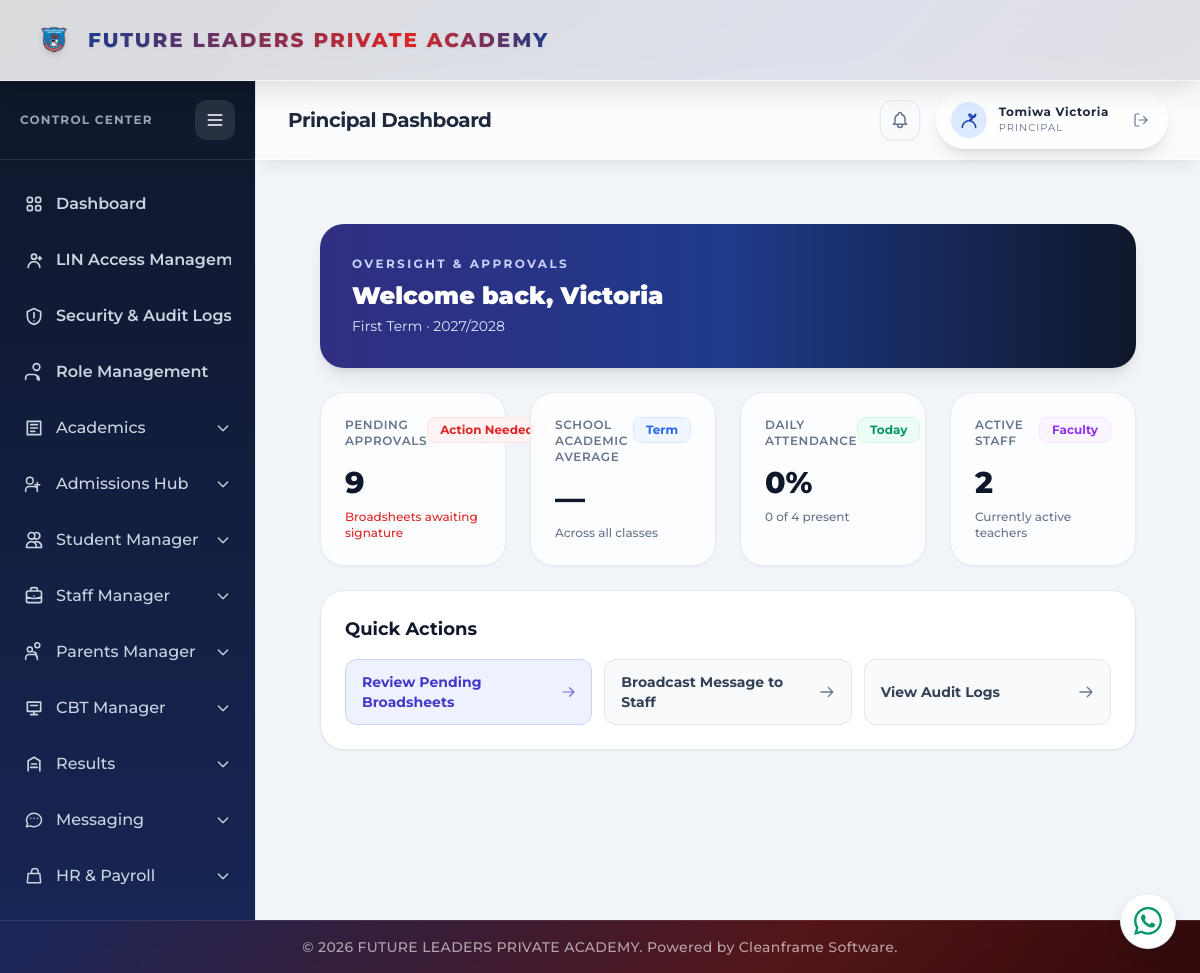
Page /principal-dashboard/ (signed in) on the committed database.
### portal/models.py (models this page shows, shortened)
class Teacher(models.Model):
    staff_id = models.CharField(max_length=100, unique=True, blank=True)
    first_name = models.CharField(max_length=50)
    last_name = models.CharField(max_length=50, verbose_name='Surname')
    other_name = models.CharField(max_length=50, blank=True)
    other_name = models.CharField(max_length=50, blank=True, null=True)
    staff_type = models.CharField(max_length=50, blank=True, null=True)
    birth_month = models.CharField(max_length=100, blank=True, null=True)
    birth_day = models.CharField(max_length=100, blank=True, null=True)
    state_of_origin = models.CharField(max_length=50, blank=True, null=True)
    lga_of_origin = models.CharField(max_length=50, blank=True, null=True)
    status = models.CharField(max_length=100, default='Active') # Active or Inactive
    phone_number = models.CharField(max_length=100, unique=True)
    email = models.EmailField(unique=True)
    passport = models.ImageField(upload_to='teacher_passports/', max_length=255, blank=True, null=True)
    date_joined = models.DateField(auto_now_add=True)
    user = models.OneToOneField(settings.AUTH_USER_MODEL, on_delete=models.SET_NULL, null=True, blank=True, related_name='teacher_record')

class AcademicTerm(models.Model):
    TERM_CHOICES = [('First Term', 'First Term'), ('Second Term', 'Second Term'), ('Third Term', 'Third Term')]
    session = models.ForeignKey(AcademicSession, on_delete=models.CASCADE, related_name='terms')
    term_name = models.CharField(max_length=100, choices=TERM_CHOICES)
    start_date = models.DateField(null=True, blank=True)
    end_date = models.DateField(null=True, blank=True)
    next_term_begins = models.DateField(null=True, blank=True)
    is_active = models.BooleanField(default=False)
    broadsheet_approved = models.BooleanField(default=False)
    reports_published = models.BooleanField(default=False)
    class Meta:
        constraints = [models.UniqueConstraint(fields=['session', 'term_name'], name='unique_session_term')]
        ordering = ['start_date']

class AcademicSession(models.Model):
    name = models.CharField(max_length=100, unique=True)
    is_active = models.BooleanField(default=False)
    rollover_completed = models.BooleanField(default=False)
    class Meta:
        ordering = ['-name']

### portal/views.py (the view)
# urls.py: path('principal-dashboard/', views.principal_dashboard_view, name='principal_dashboard'),
@login_required(login_url='login')
@principal_required
def principal_dashboard_view(request):
    today = timezone.localdate()
    active_term = AcademicTerm.objects.select_related('session').filter(is_active=True).first()
    pending_approvals = 0 if not active_term or active_term.broadsheet_approved else ClassRoom.objects.count()
    average_result = valid_subject_results(SubjectResult.objects.filter(term=active_term)).aggregate(avg=Avg('total'))['avg'] if active_term else None
    active_students = Student.objects.filter(status='Student')
    total_students = active_students.count()
    present_today = Attendance.objects.filter(date=today, status='Present', student__status='Student').values('student').distinct().count()
    daily_attendance_rate = round((present_today / total_students) * 100) if total_students else 0
    active_staff = Teacher.objects.filter(status='Active').count()
    staff_emails = list(Teacher.objects.filter(status='Active').exclude(email='').values_list('email', flat=True))
    return render(request, 'portal/principal_dashboard.html', {
        'active_term': active_term,
        'pending_approvals': pending_approvals,
        'average_result': average_result,
        'daily_attendance_rate': daily_attendance_rate,
        'present_today': present_today,
        'total_students': total_students,
        'active_staff': active_staff,
        'staff_emails': staff_emails,
    })

### portal/context_processors.py (called while the page is built)
def _portal_name_parts(user):
    for relation_name in ('teacher_record', 'student_record', 'parent_record'):
        record = getattr(user, relation_name, None)
        if record:
            first_name = (getattr(record, 'first_name', '') or '').strip()
            last_name = (getattr(record, 'last_name', '') or '').strip()
            if first_name or last_name:
                return first_name, last_name
    return user.first_name.strip(), user.last_name.strip()

def _portal_picture_url(user):
    candidates = [
        getattr(getattr(user, 'account_profile', None), 'profile_picture', None),
        getattr(getattr(user, 'student_record', None), 'passport', None),
        getattr(getattr(user, 'teacher_record', None), 'passport', None),
    ]
    for picture in candidates:
        if picture:
            try:
                if picture.storage.exists(picture.name):
                    return picture.url
            except (OSError, ValueError):
                continue
    return ''

### portal/views.py (called while the page is built)
def valid_subject_results(queryset=None):
    queryset = queryset or SubjectResult.objects.all()
    return queryset.exclude(subject__name__icontains='quantitative').exclude(subject__name__icontains='verbal')

### portal/templates/portal/principal_dashboard.html
{% extends 'portal/base.html' %}
{% block page_title %}Principal Dashboard{% endblock %}
{% block content %}
<div class="min-h-full bg-slate-100 p-6 lg:p-8">
  <div class="mx-auto max-w-7xl space-y-6">
    <div class="rounded-3xl bg-gradient-to-r from-indigo-900 via-blue-900 to-slate-900 p-8 text-white shadow-lg">
      <p class="text-xs font-bold uppercase tracking-[0.2em] text-indigo-200">Oversight &amp; Approvals</p>
      <h1 class="mt-2 text-2xl font-black">Welcome back, {{ portal_first_name }}</h1>
      <p class="mt-1 text-sm text-indigo-100">{% if active_term %}{{ active_term.term_name }} · {{ active_term.session.name }}{% else %}No active term configured{% endif %}</p>
    </div>
    <div class="grid grid-cols-1 gap-6 sm:grid-cols-2 lg:grid-cols-4">
      <div class="rounded-3xl border border-slate-200/80 bg-white/80 p-6 shadow-sm backdrop-blur-md transition-all duration-300 hover:shadow-md">
        <div class="mb-4 flex items-start justify-between">
          <span class="text-xs font-semibold uppercase tracking-wider text-slate-500">Pending Approvals</span>
          <span class="rounded-lg border border-red-100 bg-red-50 px-3 py-1 text-xs font-bold text-red-600">Action Needed</span>
        </div>
        <h3 class="text-3xl font-extrabold text-slate-900">{{ pending_approvals }}</h3>
        <p class="mt-2 text-xs text-red-600 font-medium">Broadsheets awaiting signature</p>
      </div>
      <div class="rounded-3xl border border-slate-200/80 bg-white/80 p-6 shadow-sm backdrop-blur-md transition-all duration-300 hover:shadow-md">
        <div class="mb-4 flex items-start justify-between">
          <span class="text-xs font-semibold uppercase tracking-wider text-slate-500">School Academic Average</span>
          <span class="rounded-lg border border-blue-100 bg-blue-50 px-3 py-1 text-xs font-bold text-blue-600">Term</span>
        </div>
        <h3 class="text-3xl font-extrabold text-slate-900">{% if average_result %}{{ average_result|floatformat:0 }}%{% else %}—{% endif %}</h3>
        <p class="mt-2 text-xs text-slate-500 font-medium">Across all classes</p>
      </div>
      <div class="rounded-3xl border border-slate-200/80 bg-white/80 p-6 shadow-sm backdrop-blur-md transition-all duration-300 hover:shadow-md">
        <div class="mb-4 flex items-start justify-between">
          <span class="text-xs font-semibold uppercase tracking-wider text-slate-500">Daily Attendance</span>
          <span class="rounded-lg border border-emerald-100 bg-emerald-50 px-3 py-1 text-xs font-bold text-emerald-600">Today</span>
        </div>
        <h3 class="text-3xl font-extrabold text-slate-900">{{ daily_attendance_rate }}%</h3>
        <p class="mt-2 text-xs text-slate-500 font-medium">{{ present_today }} of {{ total_students }} present</p>
      </div>
      <div class="rounded-3xl border border-slate-200/80 bg-white/80 p-6 shadow-sm backdrop-blur-md transition-all duration-300 hover:shadow-md">
        <div class="mb-4 flex items-start justify-between">
          <span class="text-xs font-semibold uppercase tracking-wider text-slate-500">Active Staff</span>
          <span class="rounded-lg border border-purple-100 bg-purple-50 px-3 py-1 text-xs font-bold text-purple-600">Faculty</span>
        </div>
        <h3 class="text-3xl font-extrabold text-slate-900">{{ active_staff }}</h3>
        <p class="mt-2 text-xs text-slate-500 font-medium">Currently active teachers</p>
      </div>
    </div>
    <div class="rounded-3xl border border-slate-200 bg-white p-6 shadow-sm">
      <h3 class="text-lg font-bold text-slate-900">Quick Actions</h3>
      <div class="mt-4 grid grid-cols-1 gap-3 sm:grid-cols-3">
        <a href="{% url 'results_process' %}" class="group flex items-center justify-between rounded-xl border border-indigo-200 bg-indigo-50 px-4 py-3 text-sm font-bold text-indigo-700 transition hover:bg-indigo-100">Review Pending Broadsheets <svg class="w-4 h-4 ml-auto text-current opacity-70 group-hover:translate-x-1 transition-transform" fill="none" viewBox="0 0 24 24" stroke="currentColor"><path stroke-linecap="round" stroke-linejoin="round" stroke-width="2" d="M14 5l7 7m0 0l-7 7m7-7H3" /></svg></a>
        <a href="mailto:{{ staff_emails|join:',' }}" class="group flex items-center justify-between rounded-xl border border-slate-200 bg-slate-50 px-4 py-3 text-sm font-bold text-slate-700 transition hover:bg-slate-100">Broadcast Message to Staff <svg class="w-4 h-4 ml-auto text-current opacity-70 group-hover:translate-x-1 transition-transform" fill="none" viewBox="0 0 24 24" stroke="currentColor"><path stroke-linecap="round" stroke-linejoin="round" stroke-width="2" d="M14 5l7 7m0 0l-7 7m7-7H3" /></svg></a>
        <a href="{% url 'admin_audit_logs' %}" class="group flex items-center justify-between rounded-xl border border-slate-200 bg-slate-50 px-4 py-3 text-sm font-bold text-slate-700 transition hover:bg-slate-100">View Audit Logs <svg class="w-4 h-4 ml-auto text-current opacity-70 group-hover:translate-x-1 transition-transform" fill="none" viewBox="0 0 24 24" stroke="currentColor"><path stroke-linecap="round" stroke-linejoin="round" stroke-width="2" d="M14 5l7 7m0 0l-7 7m7-7H3" /></svg></a>
      </div>
    </div>
  </div>
</div>
{% endblock %}

### portal/static/portal/css/global.css (style rules this page uses)
html, body, body *, button, input, select, textarea, optgroup { font-family: 'Montserrat' !important; }
html { font-synthesis: none; overflow-x: hidden; }
body { overflow-x: hidden; overflow-wrap: normal; }
:is(.rounded-full, .status-badge, .exam-status-badge, span[class*='rounded-lg']) { white-space: nowrap; overflow-wrap: normal; }

### rows in the picture
Teacher: first_name "Victoria"
AcademicTerm: term_name "First Term", session.name "2027/2028"

### other values in the picture
{{ portal_display_name }} "Tomiwa Victoria"
{{ pending_approvals }} "9"
{{ daily_attendance_rate }} "0"
{{ present_today }} "0"
{{ total_students }} "4"
{{ active_staff }} "2"
